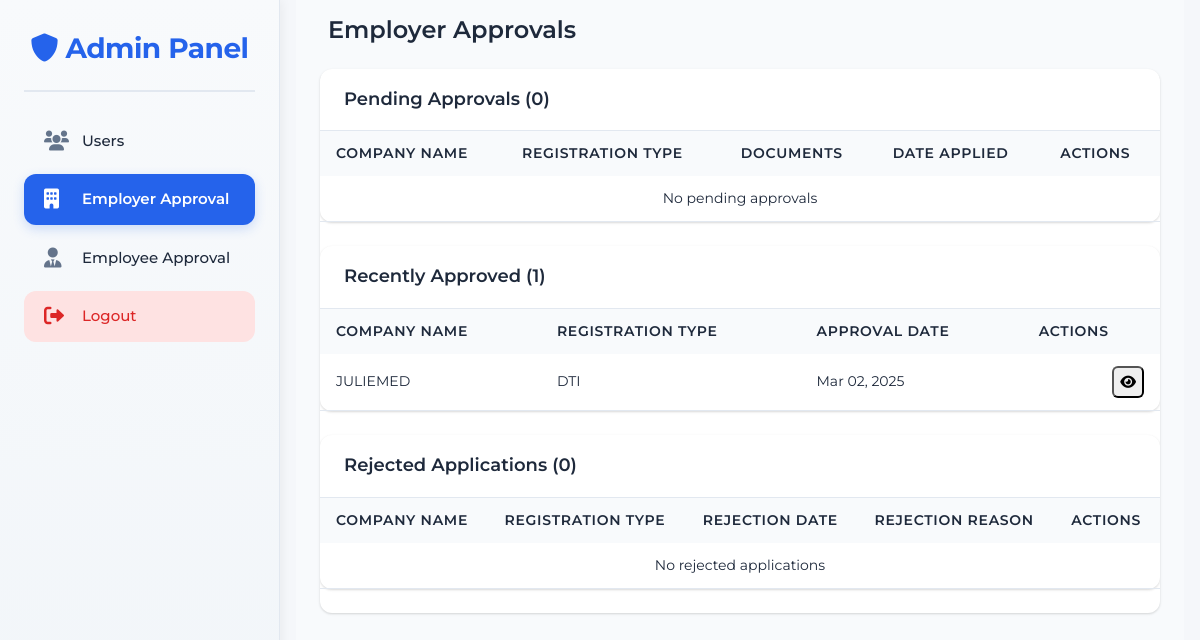
The page /secret-admin/approvals/ (signed in) on the database as committed earlier.
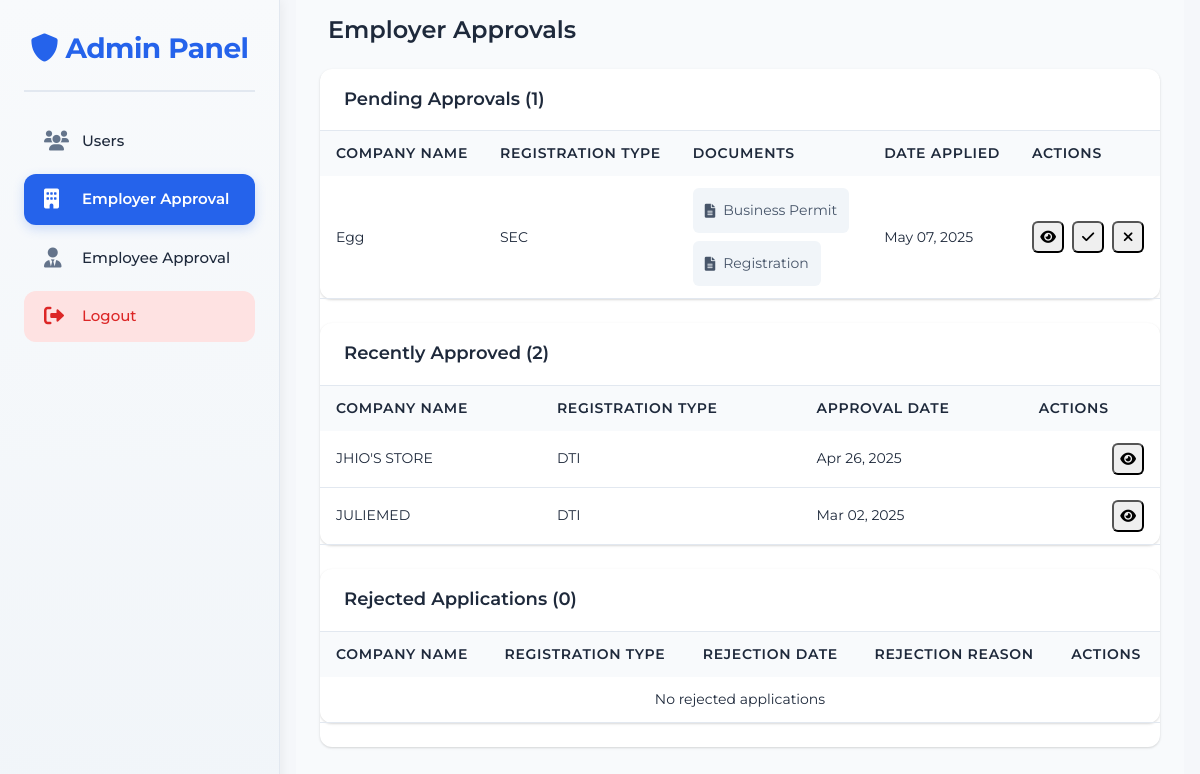
The same page on the database as committed later.
### employer/models.py (models this page shows, shortened)
class Employer(models.Model):
    REGISTRATION_TYPE_CHOICES = [
        ('SEC', 'SEC Registration'),
        ('DTI', 'DTI Registration'),
    ]
    username = models.CharField(max_length=100, unique=True)
    email = models.EmailField(unique=True)
    password = models.CharField(max_length=128)
    company_name = models.CharField(max_length=255, blank=True)
    company_description = models.TextField(blank=True)
    company_website = models.URLField(blank=True)
    company_location = models.CharField(max_length=255, blank=True)
    latitude = models.FloatField(null=True, blank=True)
    longitude = models.FloatField(null=True, blank=True)
    industry = models.CharField(max_length=100, blank=True)
    registration_type = models.CharField(
        max_length=3,
        choices=REGISTRATION_TYPE_CHOICES,
        blank=True
    )
    business_permit = models.FileField(
        upload_to='business_permits/',
        validators=[validate_file_extension, validate_file_size],
        blank=True,
        null=True,
        help_text='Upload your business permit (PDF, JPG, JPEG, or PNG, max 10MB)'
    )
    registration_document = models.FileField(
        upload_to='registration_documents/',
        validators=[validate_file_extension, validate_file_size],
        blank=True,
        null=True,
        help_text='Upload your SEC/DTI registration document (PDF, JPG, JPEG, or PNG, max 10MB)'
    )
    registration_number = models.CharField(
        max_length=50,
        blank=True,
        help_text='Your SEC/DTI registration number'
    )
    registration_date = models.DateField(
        null=True,
        blank=True,
        help_text='Date of SEC/DTI registration'
    )
    last_login = models.DateTimeField(null=True, blank=True)
    date_joined = models.DateTimeField(default=timezone.now)
    is_active = models.BooleanField(default=True)
    is_verified = models.BooleanField(default=False)
    is_approved = models.BooleanField(default=False)
    approval_date = models.DateTimeField(null=True, blank=True)
    rejection_reason = models.TextField(blank=True, null=True)

### admin_panel/views.py (the view)
# urls.py: path('approvals/', views.approval_dashboard, name='approvals'),
@login_required
@user_passes_test(is_admin)
def approval_dashboard(request):
    pending_employees = Employee.objects.filter(
        is_approved=False,
        rejection_reason__isnull=True
    ).order_by('-date_joined')
    pending_employers = Employer.objects.filter(
        is_approved=False,
        rejection_reason__isnull=True
    ).order_by('-date_joined')
    approved_employees = Employee.objects.filter(
        is_approved=True
    ).order_by('-approval_date')
    approved_employers = Employer.objects.filter(
        is_approved=True
    ).order_by('-approval_date')
    rejected_employees = Employee.objects.filter(
        is_approved=False,
        rejection_reason__isnull=False
    ).order_by('-date_joined')
    rejected_employers = Employer.objects.filter(
        is_approved=False,
        rejection_reason__isnull=False
    ).order_by('-date_joined')
    context = {
        'pending_employees': pending_employees,
        'pending_employers': pending_employers,
        'approved_employees': approved_employees,
        'approved_employers': approved_employers,
        'rejected_employees': rejected_employees,
        'rejected_employers': rejected_employers,
    }
    return render(request, 'admin_panel/approval_dashboard.html', context)

### admin_panel/views.py (called while the page is built)
def is_admin(user):
    return user.is_authenticated and user.is_admin

### admin_panel/templates/admin_panel/approval_dashboard.html (shortened to what the changed rows need)
{% extends "base.html" %}
{% load static %}
{% block extra_css %}
<link rel="stylesheet" href="{% static 'css/admin_panel.css' %}">
{% endblock %}
{% block content %}
<div class="admin-dashboard container-fluid">
<aside class="sidebar">
    <div class="sidebar-header">
        <h2>
            <i class="fas fa-shield-alt"></i>
            Admin Panel
        </h2>
    </div>
</aside>
    <main class="main-content px-4 py-3 w-full">
        <div class="content-header">
            <h1>Employer Approvals</h1>
        </div>
        <div class="table-container w-full max-w-full overflow-x-auto my-4">
                <div class="section">
                    <div class="section-header">
                        <h2>Pending Approvals ({{ pending_employers.count }})</h2>
                    </div>
                    <div class="table-responsive">
                        <table class="data-table">
                            <thead>
                                <tr>
                                    <th>Company Name</th>
                                    <th>Registration Type</th>
                                    <th>Documents</th>
                                    <th>Date Applied</th>
                                    <th>Actions</th>
                                </tr>
                            </thead>
                            <tbody>
                                {% for employer in pending_employers %}
                                <tr data-employer-id="{{ employer.id }}">
                                    <td>{{ employer.company_name }}</td>
                                    <td>{{ employer.registration_type }}</td>
                                    <td>
                                        <div class="document-links">
                                            {% if employer.business_permit %}
                                            <a href="{{ employer.business_permit.url }}" target="_blank" class="document-link">
                                                <i class="fas fa-file-alt"></i>
                                                Business Permit
                                            </a>
                                            {% endif %}
                                            {% if employer.registration_document %}
                                            <a href="{{ employer.registration_document.url }}" target="_blank" class="document-link">
                                                <i class="fas fa-file-alt"></i>
                                                Registration
                                            </a>
                                            {% endif %}
                                        </div>
                                    </td>
                                    <td>{{ employer.date_joined|date:"M d, Y" }}</td>
                                    <td>
                                        <div class="action-buttons">
                                            <button class="btn-icon view" onclick="viewEmployerDetails({{ employer.id }})" title="View Details">
                                                <i class="fas fa-eye"></i>
                                            </button>
                                            <button class="btn-icon approve" onclick="approveEmployer({{ employer.id }})" title="Approve">
                                                <i class="fas fa-check"></i>
                                            </button>
                                            <button class="btn-icon reject" onclick="rejectEmployer({{ employer.id }})" title="Reject">
                                                <i class="fas fa-times"></i>
                                            </button>
                                        </div>
                                    </td>
                                </tr>
                                {% empty %}
                                <tr>
                                    <td colspan="5" class="text-center">No pending approvals</td>
                                </tr>
                                {% endfor %}
                            </tbody>
                        </table>
                    </div>
                </div>
                <div class="section mt-6">
                    <div class="section-header">
                        <h2>Recently Approved ({{ approved_employers.count }})</h2>
                    </div>
                    <div class="table-responsive">
                        <table class="data-table">
                            <thead>
                                <tr>
                                    <th>Company Name</th>
                                    <th>Registration Type</th>
                                    <th>Approval Date</th>
                                    <th>Actions</th>
                                </tr>
                            </thead>
                            <tbody>
                                {% for employer in approved_employers %}
                                <tr>
                                    <td>{{ employer.company_name }}</td>
                                    <td>{{ employer.registration_type }}</td>
                                    <td>{{ employer.approval_date|date:"M d, Y" }}</td>
                                    <td>
                                        <div class="action-buttons">
                                            <button class="btn-icon view" onclick="viewEmployerDetails({{ employer.id }})" title="View Details">
                                                <i class="fas fa-eye"></i>
                                            </button>
                                        </div>
                                    </td>
                                </tr>
                                {% empty %}
                                <tr>
                                    <td colspan="4" class="text-center">No approved employers</td>
                                </tr>
                                {% endfor %}
                            </tbody>
                        </table>
                    </div>
                </div>
                <div class="section mt-6">
                    <div class="section-header">
                        <h2>Rejected Applications ({{ rejected_employers.count }})</h2>
                    </div>
                    <div class="table-responsive">
                        <table class="data-table">
                            <thead>
                                <tr>
                                    <th>Company Name</th>
                                    <th>Registration Type</th>
                                    <th>Rejection Date</th>
                                    <th>Rejection Reason</th>
                                    <th>Actions</th>
                                </tr>
                            </thead>
                        </table>
                    </div>
                </div>
        </div>
    </main>
</div>
{% endblock %}

Rows that differ between the two databases and show on the page:
added Employer: company_name "Egg", registration_type "SEC", date_joined "May 07, 2025", shown under "Pending Approvals (1)"
added Employer: company_name "JHIO'S STORE", registration_type "DTI", approval_date "Apr 26, 2025", shown under "Recently Approved (2)"
Other text that changed with them:
{{ pending_employers.count }}: "0" → "1"
{{ approved_employers.count }}: "1" → "2"
text no longer shown: "No pending approvals"
